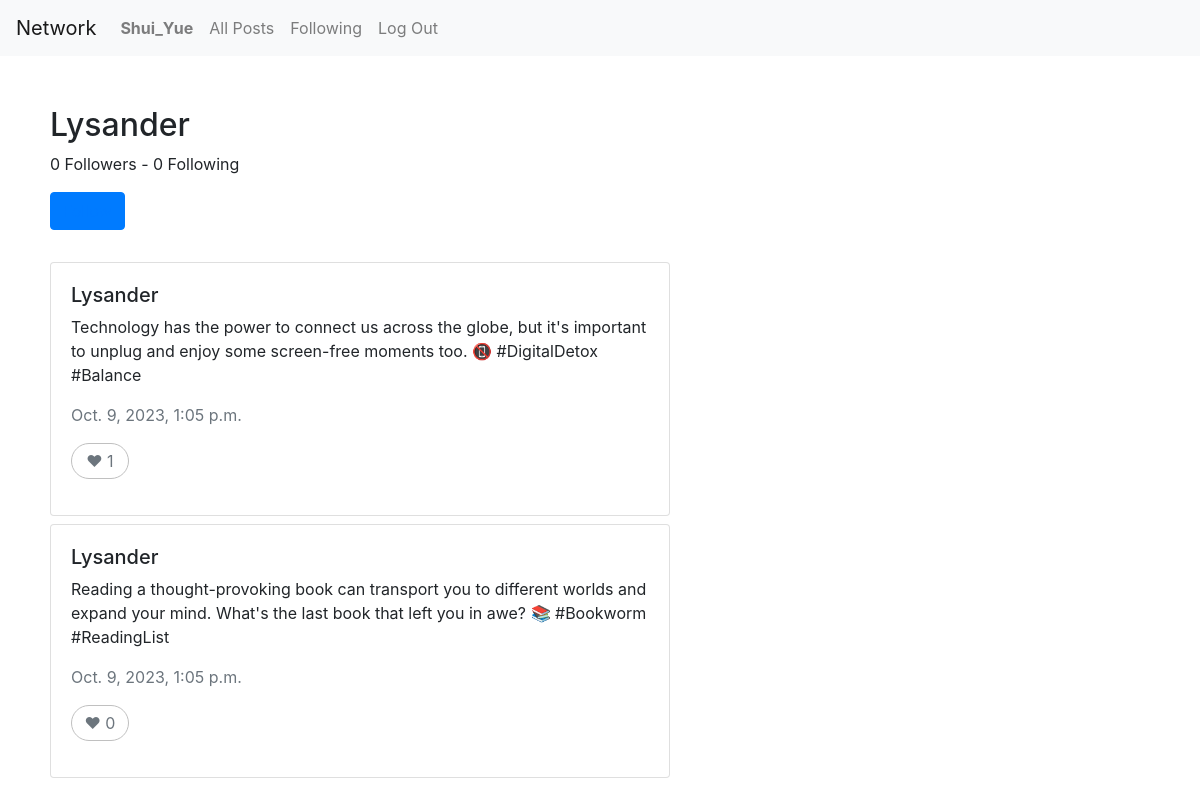
Page /profile/Lysander (signed in) on the committed database.
### network/models.py (models this page shows)
class User(AbstractUser):
    pass

class Post(models.Model):
    content = models.CharField(max_length=500)
    author = models.CharField(max_length=64)
    timestamp = models.DateTimeField(auto_now_add=True)
    likes = models.IntegerField()
    class Meta:
        ordering = ['-timestamp']

### network/views.py (the view)
# urls.py: path("profile/<user>", views.profile, name="profile"),
def profile(request, user):
    user = User.objects.get(username=user)
    posts = Post.objects.filter(author = user)
    followers = Follow.objects.filter(following = user).count()
    following = Follow.objects.filter(follower = user).count()
    is_following = False
    for follower in Follow.objects.filter(following = user):
        if follower.follower == request.user.username:
            is_following = True
        else:
            pass
    return render(request, "network/profile.html", {
        "user" : user,
        "posts" : posts,
        "followers" : followers,
        "following" : following,
        "is_following": is_following
    })

### network/templates/network/profile.html
{% extends "network/layout.html" %}
{% block body %}
<h2>{{ user.username }}</h2>
<p>{{ followers }} Followers - {{ following }} Following</p>
{% if request.user.username != user.username %}
{% if is_following %}
<button class="btn btn-primary"><a href="/unfollow/{{ user.username }}">Unfollow</a></button>
{% else %}
<button class="btn btn-primary"><a href="/follow/{{ user.username }}">Follow</a></button>
{% endif %}
{% endif %}
<br>
<br>
{% for post in posts %}
<div class="post card mt-2">
    <div class="card-body">
        <h5>{{ post.author }}</h5>
        <p> {{ post.content }} </p>
        <p class="text-muted">{{ post.timestamp }}</p>
        <p class="text-muted"
           style="border: 1px solid silver;
                   border-radius: 50px;
                   width: 10%;
                   padding: 5px;
                   text-align: center;">
            &#10084; {{ post.likes }}
        </p>
    </div>
</div>
{% empty %}
No Posts to load.
{% endfor %}
{% endblock %}

### network/templates/network/layout.html (shortened to what this page needs)
{% load static %}
<!DOCTYPE html>
<html lang="en">
<head>
    <link rel="stylesheet" href="https://stackpath.bootstrapcdn.com/bootstrap/4.4.1/css/bootstrap.min.css"
>
    <link href="{% static 'network/styles.css' %}" rel="stylesheet">
</head>
<body>
    <nav class="navbar navbar-expand-lg navbar-light bg-light">
        <a class="navbar-brand" href="#">Network</a>
        <div>
            <ul class="navbar-nav mr-auto">
                {% if user.is_authenticated %}
                <li class="nav-item">
                    <a class="nav-link" href="#"><strong>{{ request.user.username }}</strong></a>
                </li>
                {% endif %}
                <li class="nav-item">
                    <a class="nav-link" href="{% url 'index' %}">All Posts</a>
                </li>
                {% if user.is_authenticated %}
                <li class="nav-item">
                    <a class="nav-link" href="#">Following</a>
                </li>
                <li class="nav-item">
                    <a class="nav-link" href="{% url 'logout' %}">Log Out</a>
                </li>
                {% endif %}
            </ul>
        </div>
    </nav>
    <div class="body">
        {% block body %}
        {% endblock %}
    </div>
</body>
</html>

### network/static/network/styles.css (style rules this page uses)
.body { padding: 50px; width: 60%; }

### rows in the picture
User: user.username "Shui_Yue"
User: username "Lysander"
Post: author "Lysander", content "Technology has the power to connect us across the globe, but it's important to unplug and enjoy some screen-free moments too. 📵 #DigitalDetox #Balance", timestamp "Oct. 9, 2023, 1:05 p.m.", likes "1"
Post: author "Lysander", content "Reading a thought-provoking book can transport you to different worlds and expand your mind. What's the last book that left you in awe? 📚 #Bookworm #ReadingList", timestamp "Oct. 9, 2023, 1:05 p.m.", likes "0"

### other values in the picture
{{ followers }} "0"
{{ following }} "0"
